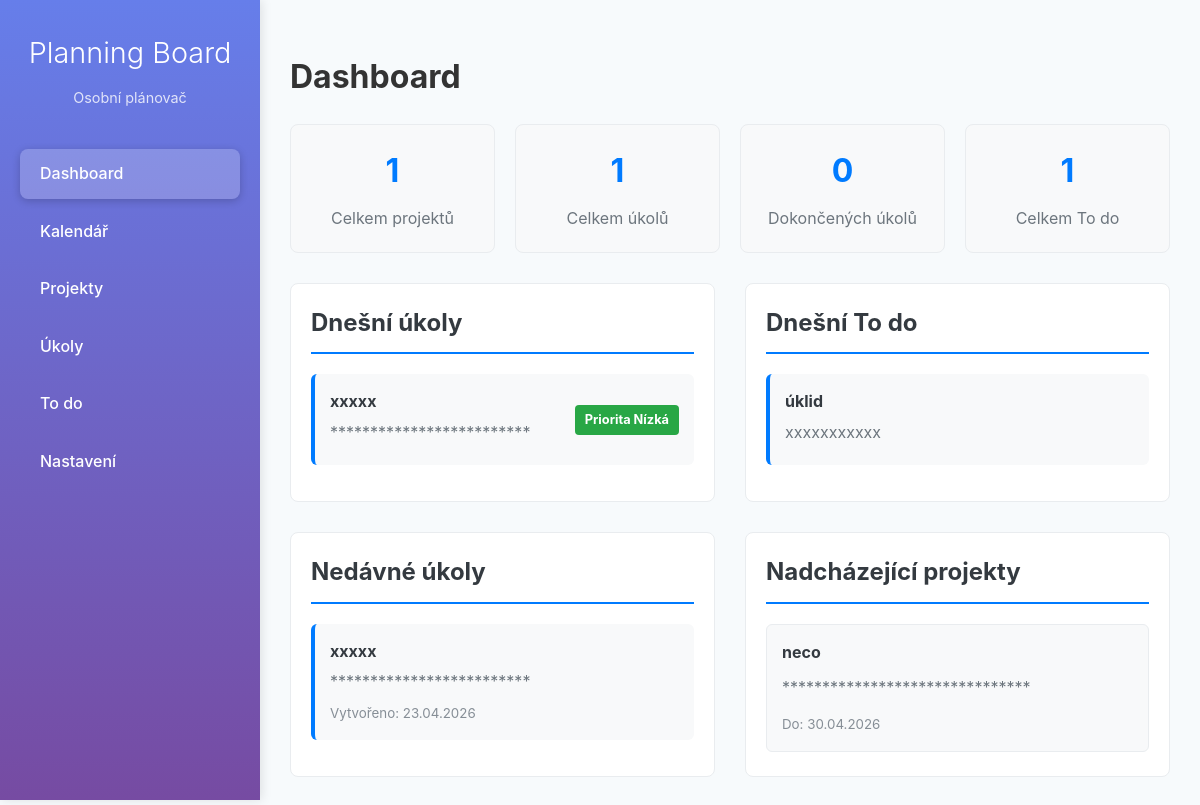
Page /tasks/ (signed in) on the earlier database version.
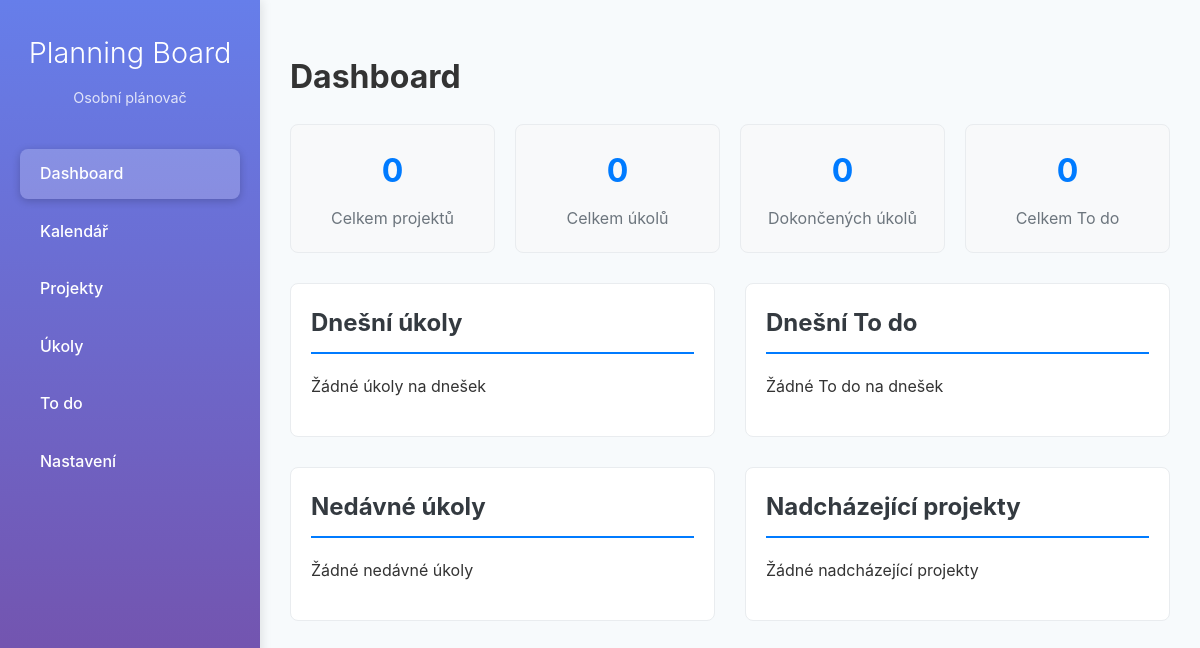
Same page on the later database version.
### tasks/models.py (models this page shows, shortened)
class Task(models.Model):
    PRIORITY_HIGH = 1
    PRIORITY_MEDIUM = 2
    PRIORITY_LOW = 3
    PRIORITY_CHOICES = [
        (PRIORITY_HIGH, "Vysoká"),
        (PRIORITY_MEDIUM, "Střední"),
        (PRIORITY_LOW, "Nízká"),
    ]
    RECURRENCE_NONE = "none"
    RECURRENCE_DAILY = "daily"
    RECURRENCE_WEEKLY = "weekly"
    RECURRENCE_MONTHLY = "monthly"
    RECURRENCE_CHOICES = [
        (RECURRENCE_NONE, "Žádné"),
        (RECURRENCE_DAILY, "Denně"),
        (RECURRENCE_WEEKLY, "Týdně"),
        (RECURRENCE_MONTHLY, "Měsíčně"),
    ]
    project = models.ForeignKey(Project, on_delete=models.CASCADE, related_name="tasks")
    user = models.ForeignKey(User, on_delete=models.CASCADE)
    title = models.CharField(max_length=255)
    description = models.TextField(blank=True)
    date = models.DateField()
    start_time = models.TimeField(null=True, blank=True)
    end_time = models.TimeField(null=True, blank=True)
    priority = models.IntegerField(choices=PRIORITY_CHOICES, default=PRIORITY_MEDIUM)
    recurrence = models.CharField(max_length=10, choices=RECURRENCE_CHOICES, default=RECURRENCE_NONE)
    repeat_until = models.DateField(null=True, blank=True)
    tags = models.ManyToManyField(Tag, blank=True)
    completed = models.BooleanField(default=False)
    created_at = models.DateTimeField(auto_now_add=True)

class Todo(models.Model):
    user = models.ForeignKey(User, on_delete=models.CASCADE)
    title = models.CharField(max_length=255)
    description = models.TextField(blank=True)
    due_date = models.DateField()
    completed = models.BooleanField(default=False)
    created_at = models.DateTimeField(auto_now_add=True)

class Project(models.Model):
    user = models.ForeignKey(User, on_delete=models.CASCADE)
    title = models.CharField(max_length=200)
    description = models.TextField(blank=True)
    start_date = models.DateField()
    end_date = models.DateField()
    calendar = models.ForeignKey(Calendar, on_delete=models.CASCADE)

### tasks/views.py (the view)
# urls.py: path("", views.dashboard, name="dashboard"),
@login_required
def dashboard(request):
    user = request.user
    calendar = Calendar.objects.filter(user=user).first()
    if not calendar:
        calendar = Calendar.objects.create(user=user, field="Můj kalendář")
    total_projects = Project.objects.filter(user=user).count()
    total_tasks = Task.objects.filter(user=user).count()
    completed_tasks = Task.objects.filter(user=user, completed=True).count()
    pending_tasks = total_tasks - completed_tasks
    total_todos = Todo.objects.filter(user=user).count()
    completed_todos = Todo.objects.filter(user=user, completed=True).count()
    pending_todos = total_todos - completed_todos
    week_ago = timezone.now() - timedelta(days=7)
    recent_tasks = Task.objects.filter(
        user=user,
        created_at__gte=week_ago
    ).order_by('-created_at')[:5]
    today_tasks = Task.objects.filter(
        user=user,
        date=date.today()
    ).order_by('start_time')
    today_todos = Todo.objects.filter(
        user=user,
        due_date=date.today()
    ).order_by('created_at')
    upcoming_projects = Project.objects.filter(
        user=user,
        end_date__gte=date.today()
    ).order_by('end_date')[:3]
    context = {
        'calendar': calendar,
        'total_projects': total_projects,
        'total_tasks': total_tasks,
        'completed_tasks': completed_tasks,
        'pending_tasks': pending_tasks,
        'total_todos': total_todos,
        'completed_todos': completed_todos,
        'pending_todos': pending_todos,
        'recent_tasks': recent_tasks,
        'today_tasks': today_tasks,
        'upcoming_projects': upcoming_projects,
        'today_todos': today_todos,
    }
    return render(request, "tasks/dashboard.html", context)

### tasks/templates/tasks/dashboard.html (shortened to what this page needs)
{% extends "base.html" %}
{% block content %}
<div class="dashboard">
    <h1>Dashboard</h1>
    <div class="stats-grid">
        <div class="stat-card">
            <h3>{{ total_projects }}</h3>
            <p>Celkem projektů</p>
        </div>
        <div class="stat-card">
            <h3>{{ total_tasks }}</h3>
            <p>Celkem úkolů</p>
        </div>
        <div class="stat-card">
            <h3>{{ completed_tasks }}</h3>
            <p>Dokončených úkolů</p>
        </div>
        <div class="stat-card">
            <h3>{{ total_todos }}</h3>
            <p>Celkem To do</p>
        </div>
    </div>
    <div class="dashboard-content">
        <div class="section">
            <h2>Dnešní úkoly</h2>
            {% if today_tasks %}
                <ul class="task-list">
                    {% for task in today_tasks %}
                        <li class="task-item {% if task.completed %}completed{% endif %}">
                            <div class="task-info">
                                <h4>{{ task.title }}</h4>
                                <p>{{ task.description|truncatechars:50 }}</p>
                            </div>
                            <div class="task-priority priority-{{ task.priority }}">
                                Priorita {{ task.get_priority_display }}
                            </div>
                        </li>
                    {% endfor %}
                </ul>
            {% else %}
                <p>Žádné úkoly na dnešek</p>
            {% endif %}
        </div>
        <div class="section">
            <h2>Dnešní To do</h2>
            {% if today_todos %}
                <ul class="task-list">
                    {% for todo in today_todos %}
                        <li class="task-item {% if todo.completed %}completed{% endif %}">
                            <div class="task-info">
                                <h4>{{ todo.title }}</h4>
                                <p>{{ todo.description|truncatechars:50 }}</p>
                            </div>
                        </li>
                    {% endfor %}
                </ul>
            {% else %}
                <p>Žádné To do na dnešek</p>
            {% endif %}
        </div>
        <div class="section">
            <h2>Nedávné úkoly</h2>
            {% if recent_tasks %}
                <ul class="task-list">
                    {% for task in recent_tasks %}
                        <li class="task-item {% if task.completed %}completed{% endif %}">
                            <div class="task-info">
                                <h4>{{ task.title }}</h4>
                                <p>{{ task.description|truncatechars:50 }}</p>
                                <small>Vytvořeno: {{ task.created_at|date:"d.m.Y" }}</small>
                            </div>
                        </li>
                    {% endfor %}
                </ul>
            {% else %}
                <p>Žádné nedávné úkoly</p>
            {% endif %}
        </div>
        <div class="section">
            <h2>Nadcházející projekty</h2>
            {% if upcoming_projects %}
                <div class="project-grid">
                    {% for project in upcoming_projects %}
                        <div class="project-card">
                            <h4>{{ project.title }}</h4>
                            <p>{{ project.description|truncatechars:100 }}</p>
                            <small>Do: {{ project.end_date|date:"d.m.Y" }}</small>
                        </div>
                    {% endfor %}
                </div>
            {% else %}
                <p>Žádné nadcházející projekty</p>
            {% endif %}
        </div>
    </div>
</div>
{% endblock %}

Differences in the rows shown:
removed Task: title "xxxxx", description "*************************", priority "Nízká", created_at "23.04.2026"
removed Todo: title "úklid", description "xxxxxxxxxxx"
removed Project: title "neco", description "*******************************", end_date "30.04.2026"
Other differences:
{{ total_projects }}: "1" → "0"
{{ total_tasks }}: "1" → "0"
{{ total_todos }}: "1" → "0"
text now shown: "Žádné úkoly na dnešek Žádné To do na dnešek Žádné nedávné úkoly Žádné nadcházející projekty"
